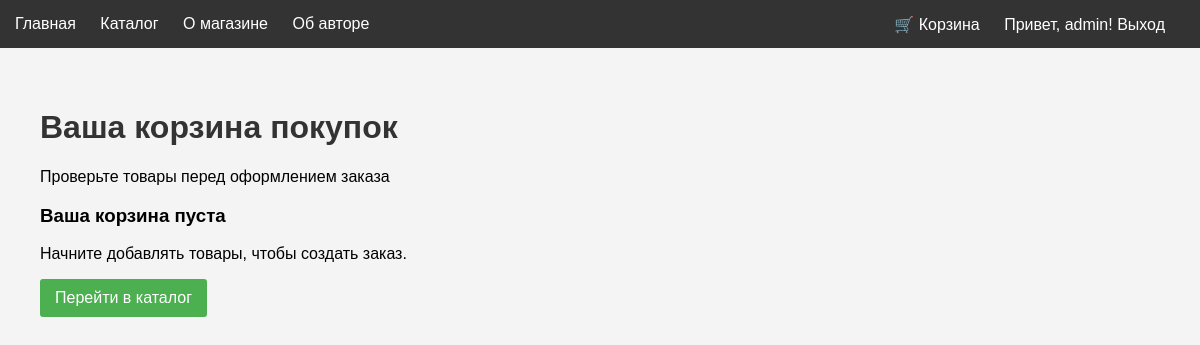
Before: /cart/ (signed in) with the older database file.
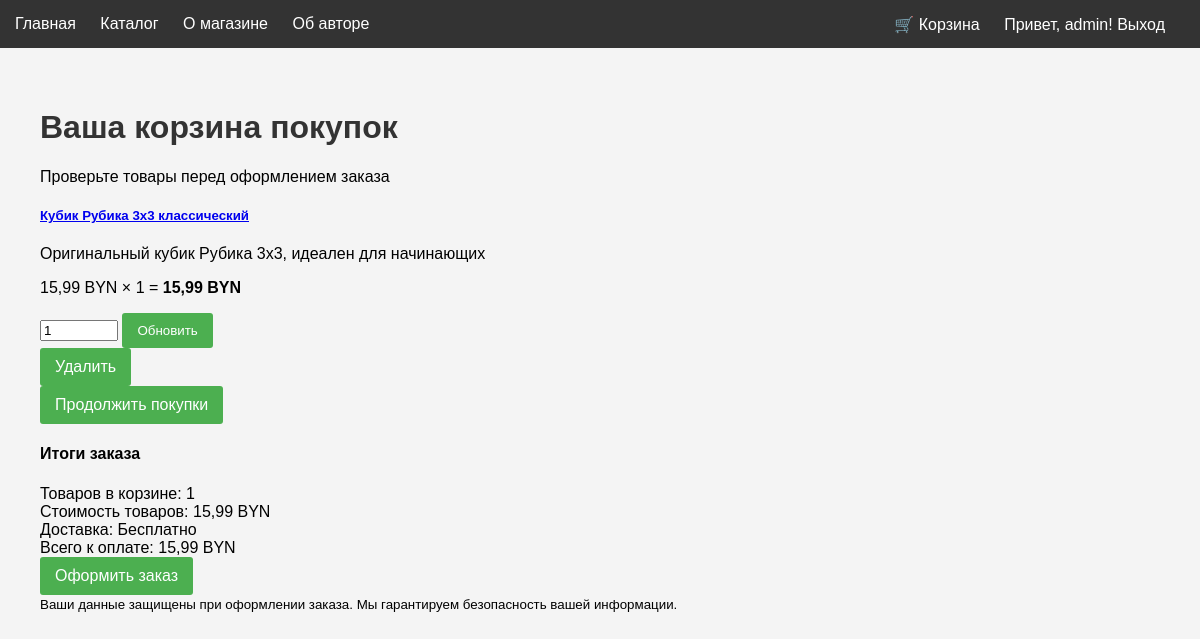
After: the same page with the newer database file.
### shop/models.py (models this page shows, shortened)
class CartItem(models.Model):
    корзина = models.ForeignKey(
        Cart,
        on_delete=models.CASCADE,
        verbose_name="Корзина"
    )
    товар = models.ForeignKey(
        Product,
        on_delete=models.CASCADE,
        verbose_name="Товар"
    )
    количество = models.PositiveIntegerField(verbose_name="Количество")
    def стоимость_элемента(self):
        return self.товар.цена * self.количество
    class Meta:
        verbose_name = "Элемент корзины"
        verbose_name_plural = "Элементы корзины"

class Product(models.Model):
    название = models.CharField(max_length=200, verbose_name="Название товара")
    описание = models.TextField(verbose_name="Описание")
    фото_товара = models.ImageField(upload_to='products/', blank=True, null=True, verbose_name="Фото товара")
    цена = models.DecimalField(
        max_digits=10,
        decimal_places=2,
        validators=[MinValueValidator(0)],
        verbose_name="Цена"
    )
    количество_на_складе = models.IntegerField(
        validators=[MinValueValidator(0)],
        verbose_name="Количество на складе"
    )
    категория = models.ForeignKey(
        Category,
        on_delete=models.CASCADE,
        verbose_name="Категория"
    )
    производитель = models.ForeignKey(
        Manufacturer,
        on_delete=models.CASCADE,
        verbose_name="Производитель"
    )
    class Meta:
        verbose_name = "Товар"
        verbose_name_plural = "Товары"

### shop/views.py (the view)
# urls.py: path('cart/', views.cart_view, name='cart_view'),
@login_required
def cart_view(request):
    cart, created = Cart.objects.get_or_create(пользователь=request.user)
    cart_items = CartItem.objects.filter(корзина=cart)
    total = sum(item.стоимость_элемента() for item in cart_items)
    context = {
        'cart': cart,
        'cart_items': cart_items,
        'total': total,
    }
    return render(request, 'shop/cart.html', context)

### templates/shop/cart.html (shortened to what this page needs)
{% extends 'shop/base.html' %}
{% block content %}
<div class="container py-5">
    <div class="row mb-5">
        <div class="col-12">
            <h1 class="mb-2">
                 Ваша корзина покупок
            </h1>
            <p class="text-muted">Проверьте товары перед оформлением заказа</p>
        </div>
    </div>
    {% if cart_items %}
    <div class="row">
        <div class="col-lg-8">
            {% for item in cart_items %}
            <div class="cart-item">
                <div class="cart-item-details">
                    <h5>
                        <a href="{% url 'product_detail' item.товар.id %}" class="text-decoration-none">
                            {{ item.товар.название }}
                        </a>
                    </h5>
                    <p class="text-muted mb-2">{{ item.товар.описание|truncatewords:15 }}</p>
                    <p class="cart-item-price mb-0">{{ item.товар.цена }} BYN × {{ item.количество }} =
                        <strong>{{ item.стоимость_элемента }} BYN</strong>
                    </p>
                </div>
                <div class="d-flex flex-column gap-2">
                    <form method="post" action="{% url 'update_cart' item.id %}" class="d-flex gap-2">
                        <input type="number" name="quantity" value="{{ item.количество }}"
                               min="1" max="{{ item.товар.количество_на_складе }}"
                               class="form-control" style="width: 70px;">
                        <button type="submit" class="btn btn-outline-primary btn-sm">
                             Обновить
                        </button>
                    </form>
                    <a href="{% url 'remove_from_cart' item.id %}"
                       class="btn btn-outline-danger btn-sm"
                       onclick="return confirm('Вы уверены, что хотите удалить этот товар?')">
                         Удалить
                    </a>
                </div>
            </div>
            {% endfor %}
            <div class="mt-4">
                <a href="{% url 'product_list' %}" class="btn btn-outline-primary">
                     Продолжить покупки
                </a>
            </div>
        </div>
        <div class="col-lg-4">
            <div class="cart-summary">
                <h4> Итоги заказа</h4>
                <div class="summary-item">
                    <span>Товаров в корзине:</span>
                    <span>{{ cart_items|length }}</span>
                </div>
                <div class="summary-item">
                    <span>Стоимость товаров:</span>
                    <span>{{ total }} BYN</span>
                </div>
                <div class="summary-item">
                    <span>Доставка:</span>
                    <span class="badge bg-success">Бесплатно</span>
                </div>
                <div class="summary-item total">
                    <span>Всего к оплате:</span>
                    <span>{{ total }} BYN</span>
                </div>
                <a href="{% url 'checkout' %}" class="btn btn-primary w-100 btn-lg mt-4">
                     Оформить заказ
                </a>
                <div class="alert alert-info mt-4 mb-0">
                    <small>
                         Ваши данные защищены при оформлении заказа.
                        Мы гарантируем безопасность вашей информации.
                    </small>
                </div>
            </div>
        </div>
    </div>
    {% else %}
    <div class="row">
        <div class="col-12">
            <div class="card border-0 shadow text-center py-5">
                <div class="card-body">
                    <h3 class="card-title mb-3">Ваша корзина пуста</h3>
                    <p class="card-text text-muted mb-4">
                        Начните добавлять товары, чтобы создать заказ.
                    </p>
                    <a href="{% url 'product_list' %}" class="btn btn-primary btn-lg">
                         Перейти в каталог
                    </a>
                </div>
            </div>
        </div>
    </div>
    {% endif %}
</div>
{% endblock %}

### templates/shop/base.html (shortened to what this page needs)
<!DOCTYPE html>
<html lang="ru">
<head>
</head>
<body>
    <nav>
        <a href="{% url 'index' %}">Главная</a>
        <a href="{% url 'product_list' %}">Каталог</a>
        <a href="{% url 'about' %}">О магазине</a>
        <a href="{% url 'author' %}">Об авторе</a>
        <div class="user-info">
            {% if user.is_authenticated %}
                <a href="{% url 'cart_view' %}">🛒 Корзина</a>
                <span>Привет, {{ user.username }}!</span>
                <a href="{% url 'logout' %}">Выход</a>
            {% else %}
                <a href="{% url 'login' %}">Вход</a>
            {% endif %}
        </div>
    </nav>
    <div class="container">
        {% block content %}
        {% endblock %}
    </div>
</body>
</html>

### templates/shop/base.html (style rules this page uses)
body { font-family: Arial, sans-serif; margin: 0; padding: 0; background-color: #f4f4f4; }
.container { max-width: 1200px; margin: 0 auto; padding: 20px; }
nav { background-color: #333; padding: 15px; }
nav a { color: white; text-decoration: none; margin-right: 20px; }
.user-info { float: right; color: white; }
h1 { color: #333; }
.btn { background-color: #4CAF50; color: white; padding: 10px 15px; text-decoration: none; border: none; cursor: pointer; border-radius: 3px; display: inline-block; }

Changed rows visible on the page:
added CartItem: товар.название "Кубик Рубика 3x3 классический", товар.описание "Оригинальный кубик Рубика 3x3, идеален для начинающих", товар.цена "15,99", количество "1", стоимость_элемента "15,99", quantity "1"
Other visible differences:
{{ cart_items|length }}: (not shown) → "1"
{{ total }}: (not shown) → "15,99"
text no longer shown: "Ваша корзина пуста Начните добавлять товары, чтобы создать заказ. Перейти в каталог"
text now shown: "Продолжить покупки Итоги заказа Товаров в корзине: Стоимость товаров: BYN Доставка: Бесплатно Всего к оплате: BYN Оформить заказ Ваши данные защищены при оформлении заказа. Мы гарантируем безопасность вашей информации."
